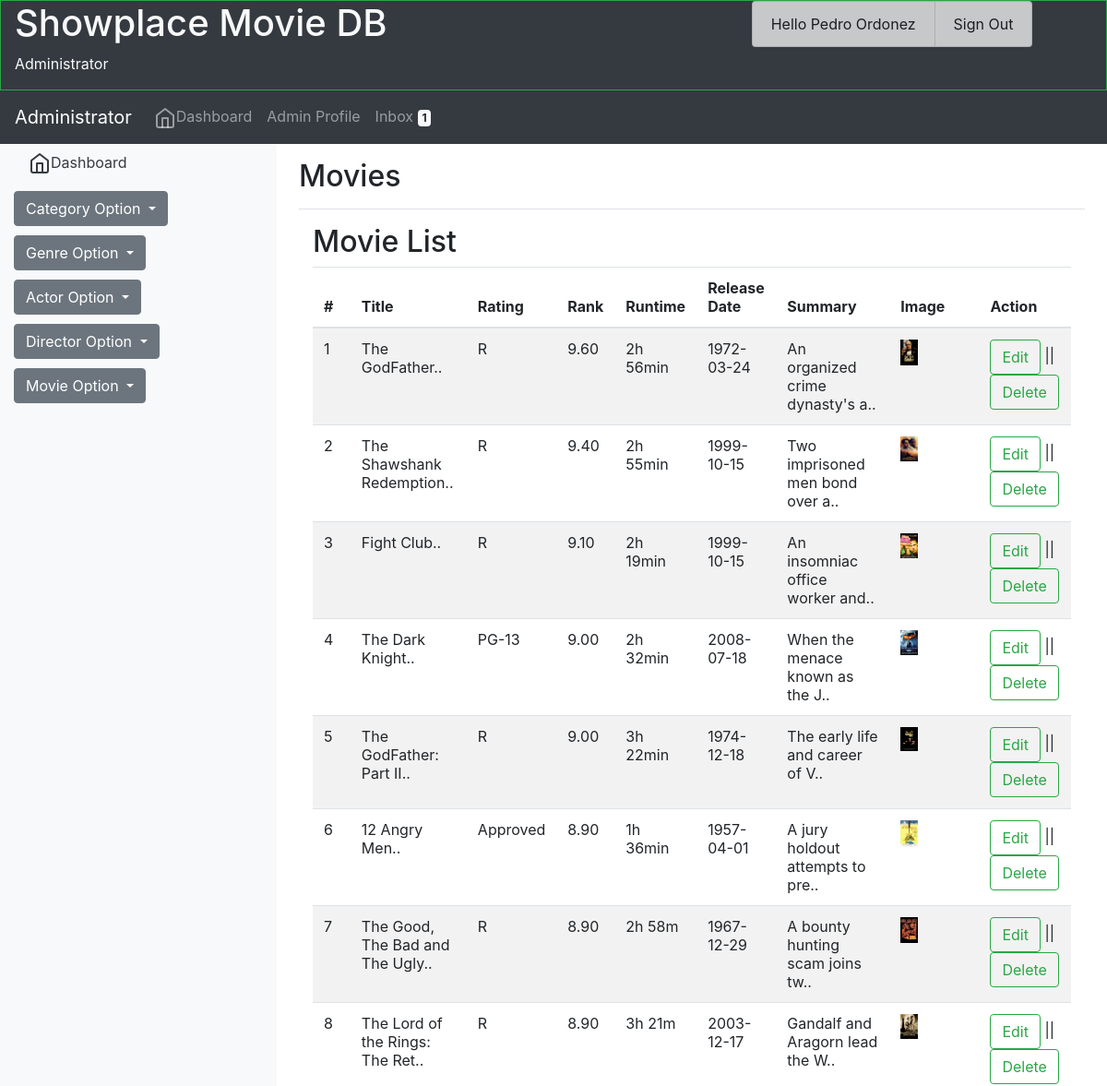
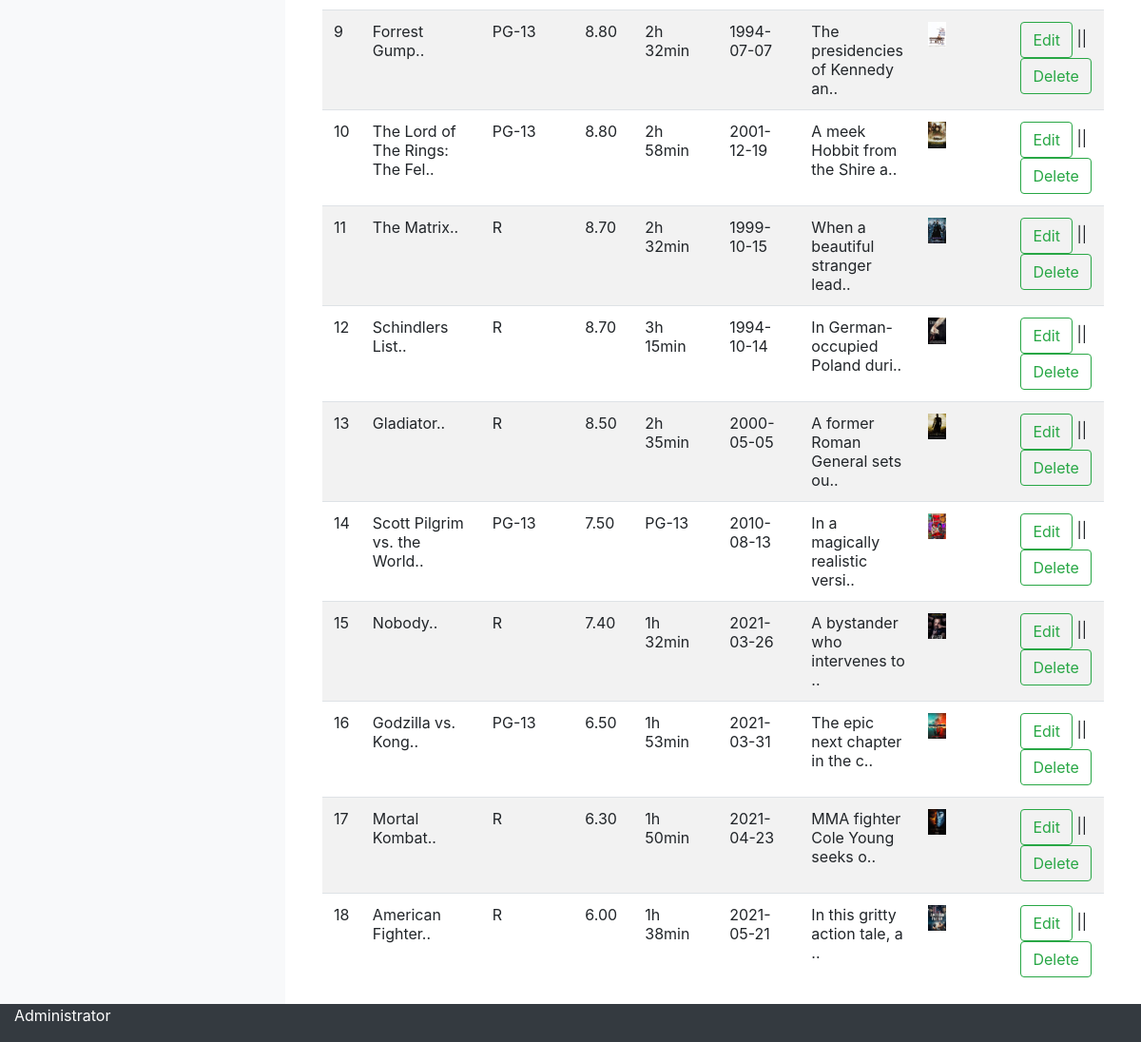
Page /system_admin/viewmovies.php (signed in) on the committed database (2 pictures, top to bottom).
### tables this page shows
CREATE TABLE `movies` (
  `id` int(10) NOT NULL,
  `title` varchar(255) NOT NULL,
  `rating` varchar(255) NOT NULL,
  `rank` float(10,2) NOT NULL,
  `runtime` varchar(255) NOT NULL,
  `release_date` date NOT NULL,
  `summary` text NOT NULL,
  `image` varchar(255) NOT NULL
);

### classes/Admin.php (called while the page is built, shortened)
<?php
$filepath = realpath(dirname(__FILE__));
include_once ($filepath.'/../lib/Database.php');
include_once ($filepath.'/../helpers/Format.php');
?>
<?php
class Admin{
    private $db;
    private $fm;
    public function __construct(){
        $this->db = new Database();
        $this->fm = new Format();
    }
    public function selectAdminData($id){
        $adminId = $this->fm->clean_text($id);
        $query = $this->db->link->prepare("SELECT * FROM admins
                                        WHERE id = (?)");
        $query->execute([$adminId]);
        if($query->rowCount() > 0){
            return $query;
        }
        else{
            return false;
        }
    }
}
?>

### lib/Database.php (called while the page is built, shortened)
<?php
 class Database {
public $host = DB_HOST;
public $user = DB_USER;
public $pass = DB_PASS;
public $dbname = DB_NAME;
public $charset = DB_CHARSET;
   public function connectDB(){
       $dsn = "mysql:host=$this->host;dbname=$this->dbname;charset=$this->charset";
        $opt = [
            PDO::ATTR_ERRMODE => PDO::ERRMODE_EXCEPTION,
            PDO::ATTR_DEFAULT_FETCH_MODE => PDO::FETCH_ASSOC,
            PDO::ATTR_EMULATE_PREPARES => false,
        ];
        $this->link = new PDO($dsn, $this->user, $this->pass, $opt);
   }
 }

### lib/Session.php (called while the page is built, shortened)
<?php
 class Session{
	public static function get($key){
		if(isset($_SESSION[$key])){
			return $_SESSION[$key];
		}else{
			return false;
		}
	}
 }
?>

### helpers/Format.php (called while the page is built, shortened)
<?php
class Format{
    public function textShorten($text, $limit = 400){
    $text = $text. "";
	$text = substr($text, 0, $limit);
	$text = $text."..";
	return $text;
    }
    public function clean_text($string){
        $string = trim($string);
        $string = stripslashes($string);
        $string = htmlspecialchars($string);
        return $string;
    }
}
?>

### classes/Message.php (called while the page is built, shortened)
<?php
 $filepath = realpath(dirname(__FILE__));
include_once ($filepath.'/../lib/Database.php');
include_once ($filepath.'/../helpers/Format.php');
?>
<?php
class Message{
    private $db;
    public function __construct(){
        $this->db = new Database();
    }
        public function countMessages(){
            $query = "SELECT * FROM messages";
            $selectRows = $this->db->link->query($query);
            $count = 0;
            if($selectRows){
                while($selectRows->fetch()){
                    $count++;
                }
            }
            return $count;
        }
}

### classes/Movies.php (called while the page is built, shortened)
<?php
 $filepath = realpath(dirname(__FILE__));
include_once ($filepath.'/../lib/Database.php');
include_once ($filepath.'/../helpers/Format.php');
?>
<?php
class Movies{
    private $db;
    public function __construct(){
        $this->db = new Database();
    }
    public function selectAllMovies(){
        $query = $this->db->link->query("SELECT * FROM movies
                                        ORDER BY rank DESC");
        if($query){
            return $query;
        }
        else{
            return false;
        }
    }
}
?>

### system_admin/viewmovies.php (the view, shortened to what this page needs)
<?php include 'inc/header.php';?>
<?php include 'inc/sidebar.php';?>
<main role="main" class="col-7 col-sm-8 col-lg-9 ml-sm-auto pt-3 px-4">
          <div class="d-flex justify-content-between flex-wrap flex-md-nowrap
          align-items-center pb-2 mb-3 border-bottom">
          <h1 class="h2">Movies</h1>
          </div>
          <div class="container">
              <div class="row">
                <div class="col-12">
				<h2>Movie List</h2>
                <div class="table-responsive">
            <?php
            $selectMovies = $movie->selectAllMovies();
            if ($selectMovies) {
            ?>
            <table class="table table-striped" id="example">
			<thead>
				<tr>
					<th>#</th>
					<th>Title</th>
					<th>Rating</th>
					<th>Rank</th>
					<th>Runtime</th>
					<th>Release Date</th>
					<th>Summary</th>
					<th>Image</th>
          <th>Action</th>
				</tr>
			</thead>
			<tbody>
           <?php
           	$i = 0;
          	while ($result = $selectMovies->fetch() ) {
          	$i++;
           ?>
				<tr class="odd gradeX">
					<td><?php echo $i; ?></td>
					<td><?php echo $format->textShorten($result['title'], 30);?></td>
					<td><?php echo $result['rating'];?></td>
					<td><?php echo $result['rank'];?></td>
                    <td><?php echo $result['runtime'];?></td>
                    <td><?php echo $result['release_date'];?></td>
				    <td><?php echo $format->textShorten($result['summary'], 30);?></td>
					<td><img src="<?php echo $result['image'];?>" class="dimmensions"></td>
					<td>
            <a class="btn btn-outline-success my-2 my-sm-0" href="editmovie.php?movieid=<?php echo $result['id']; ?>">Edit</a>
								|| <a class="btn btn-outline-success my-2 my-sm-0" onclick="return confirm('Are you sure to delete')"
								 href="?delmovie=<?php echo $result['id']; ?>">Delete</a></td>
				</tr>
				 <?php  } ?>
			</tbody>
		</table>
        <?php } else{?>
        <p>No movies currently in the system.</p>
        <?php }?>
               </div>
              </div>
            </div>
          </div>
        </main>
<?php include 'inc/footer.php';?>

### system_admin/inc/header.php (shortened to what this page needs)
<?php
include_once '../lib/Session.php';
include_once '../helpers/Format.php';
include_once '../lib/Database.php';
?>
<?php
$format = new Format();
$admin = new Admin();
$movie = new Movies();
$message = new Message();
$messageCount = $message->countMessages();
?>
<!doctype html>
<html lang="en">
  <head>
    <link href="css/style.css" rel="stylesheet">
    <link
    rel="stylesheet"
    href="https://cdn.jsdelivr.net/npm/bootstrap@4.5.3/dist/css/bootstrap.min.css"
>
      <link
    rel="stylesheet"
    href="https://cdn.jsdelivr.net/npm/bootstrap@4.5.3/dist/css/bootstrap.min.css"
>
    <link rel="stylesheet" href="https://cdn.jsdelivr.net/npm/bootstrap@4.5.3/dist/css/bootstrap.min.css"
/>
    <link rel="stylesheet" href="https://cdn.jsdelivr.net/npm/bootstrap@4.5.3/dist/css/bootstrap.min.css"
/>
  </head>
  <body>
    <div class="container-fluid">
      <div class="row bg-dark text-light border border-success">
        <div class="col-6 col-md-8">
          <h1>Showplace Movie DB</h1>
					<p>Administrator</p>
        </div>
          <div class="col-6 col-md-4">
              <div class="">
                <ul class="list-group list-group-horizontal-sm">
                <?php
                     $adminId = Session::get("adminId");
                     $adminData = $admin->selectAdminData($adminId);
                     $result = $adminData->fetch();
                  ?>
                  <li class="list-group-item list-group-item-dark nav-item nav-link">Hello <?php echo $result["name"]?></li>
                  <a href="?action=logout" class=" list-group-item list-group-item-dark nav-item nav-link">Sign Out</a>
                </ul>
              </div>
          </div>
      </div>
      </div>
    <div>
        <nav class="navbar sticky-top navbar-expand-lg justify-content-between navbar-dark bg-dark">
            <a class="navbar-brand" href="dashboard.php">Administrator</a>
            <div class="collapse navbar-collapse" id="expandme">
                <div class="navbar-nav">
                     <a href="dashboard.php" class="nav-item nav-link"> <span data-feather="home"></span>Dashboard<span class="sr-only">(current)</span></a>
                     <a href="adminprofile.php" class="nav-item nav-link">Admin Profile</a>
                    <a href="inbox.php" class="nav-item nav-link">Inbox <span class="badge badge-light"><?php echo $messageCount?></span>
                    </a>
                 </div>
            </div>
        </nav>
    </div>

### system_admin/css/style.css (style rules this page uses)
.dimmensions { max-width: 25%; max-height: 25%; }

### system_admin/viewmovies.php (style rules this page uses)
.dimmensions { max-width: 50%; max-height: 50%; }

### rows in the picture
movies: title "The GodFather..", rating "R", rank "9.60", runtime "2h 56min", release_date "1972-03-24", summary "An organized crime dynasty's a..", image (picture)
movies: title "The Shawshank Redemption..", rating "R", rank "9.40", runtime "2h 55min", release_date "1999-10-15", summary "Two imprisoned men bond over a..", image (picture)
movies: title "Fight Club..", rating "R", rank "9.10", runtime "2h 19min", release_date "1999-10-15", summary "An insomniac office worker and..", image (picture)
movies: title "The Dark Knight..", rating "PG-13", rank "9.00", runtime "2h 32min", release_date "2008-07-18", summary "When the menace known as the J..", image (picture)
movies: title "The GodFather: Part II..", rating "R", rank "9.00", runtime "3h 22min", release_date "1974-12-18", summary "The early life and career of V..", image (picture)
movies: title "12 Angry Men..", rating "Approved", rank "8.90", runtime "1h 36min", release_date "1957-04-01", summary "A jury holdout attempts to pre..", image (picture)
movies: title "The Good, The Bad and The Ugly..", rating "R", rank "8.90", runtime "2h 58m", release_date "1967-12-29", summary "A bounty hunting scam joins tw..", image (picture)
movies: title "The Lord of the Rings: The Ret..", rating "R", rank "8.90", runtime "3h 21m", release_date "2003-12-17", summary "Gandalf and Aragorn lead the W..", image (picture)
movies: title "Forrest Gump..", rating "PG-13", rank "8.80", runtime "2h 32min", release_date "1994-07-07", summary "The presidencies of Kennedy an..", image (picture)
movies: title "The Lord of The Rings: The Fel..", rating "PG-13", rank "8.80", runtime "2h 58min", release_date "2001-12-19", summary "A meek Hobbit from the Shire a..", image (picture)
movies: title "The Matrix..", rating "R", rank "8.70", runtime "2h 32min", release_date "1999-10-15", summary "When a beautiful stranger lead..", image (picture)
movies: title "Schindlers List..", rating "R", rank "8.70", runtime "3h 15min", release_date "1994-10-14", summary "In German-occupied Poland duri..", image (picture)
movies: title "Gladiator..", rating "R", rank "8.50", runtime "2h 35min", release_date "2000-05-05", summary "A former Roman General sets ou..", image (picture)
movies: title "Scott Pilgrim vs. the World..", rating "PG-13", rank "7.50", runtime "PG-13", release_date "2010-08-13", summary "In a magically realistic versi..", image (picture)
movies: title "Nobody..", rating "R", rank "7.40", runtime "1h 32min", release_date "2021-03-26", summary "A bystander who intervenes to ..", image (picture)
movies: title "Godzilla vs. Kong..", rating "PG-13", rank "6.50", runtime "1h 53min", release_date "2021-03-31", summary "The epic next chapter in the c..", image (picture)
movies: title "Mortal Kombat..", rating "R", rank "6.30", runtime "1h 50min", release_date "2021-04-23", summary "MMA fighter Cole Young seeks o..", image (picture)
movies: title "American Fighter..", rating "R", rank "6.00", runtime "1h 38min", release_date "2021-05-21", summary "In this gritty action tale, a ..", image (picture)

### other values in the picture
$result["name"] "Pedro Ordonez"
$messageCount "1"
